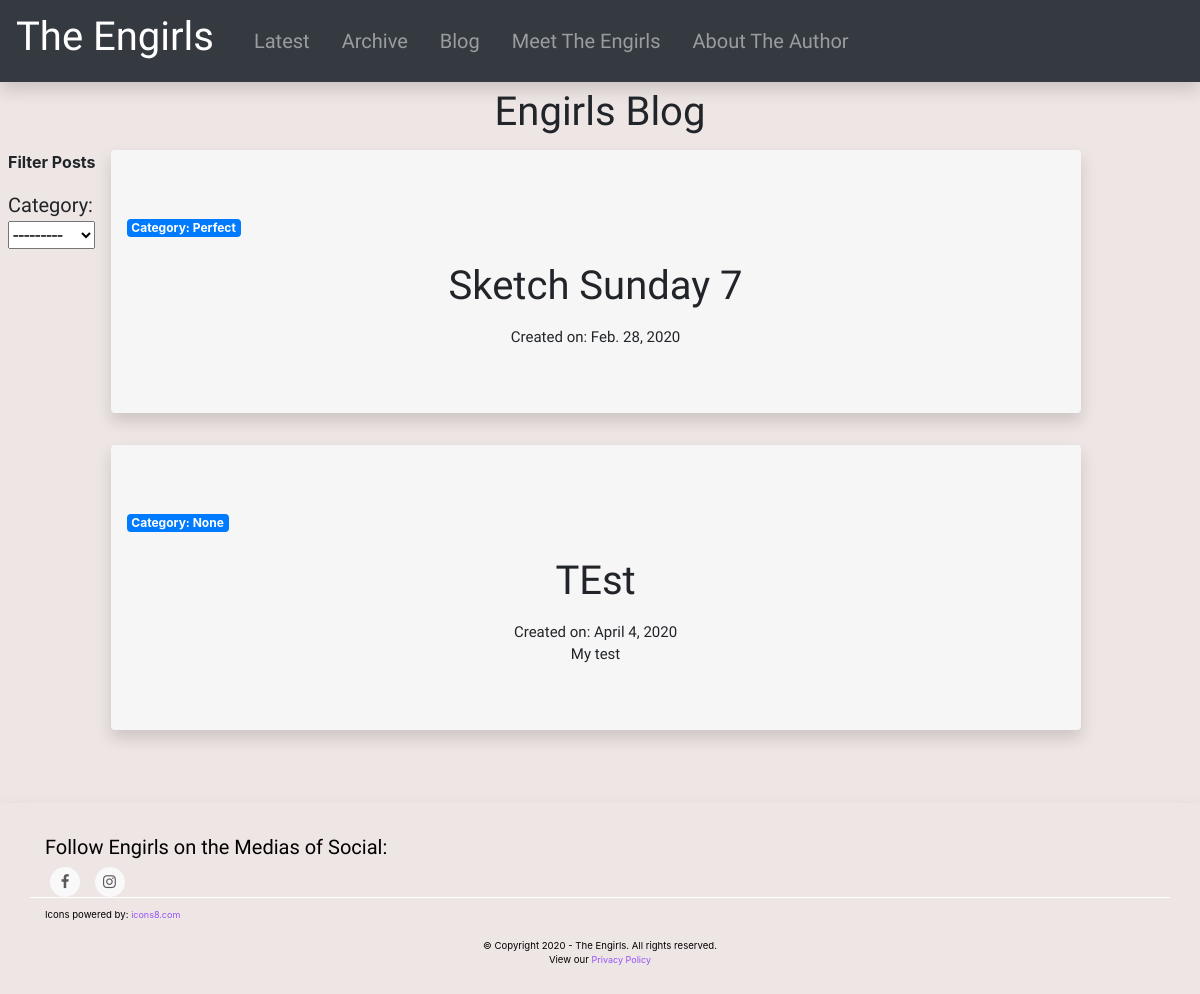
Screenshot of /blog/ with the database file from the repository.
### blog/models.py (models this page shows, shortened)
class Post(models.Model):
	title = models.CharField(max_length=144, blank=False, null=False)
	body = RichTextUploadingField()
	created_on = models.DateField(default=timezone.now)
	category = models.CharField(max_length=144, blank=True, null=True)

### blog/views.py (the view)
# urls.py: path('', views.view_posts, name = 'view_posts')
def view_posts(request):
	post_list = Post.objects.all().order_by("created_on")
	post_filter = PostFilter(request.GET, queryset=post_list)
	paginator = Paginator(post_filter.qs, settings.BLOG_POST_PAGINATION_COUNT )
	page = request.GET.get('page', 1)
	try:
		posts = paginator.page(page)
	except (PageNotAnInteger, TypeError):
		posts = paginator.page(1)
	except EmptyPage:
		posts = paginator.page(paginator.num_pages)
	return render(request, 'blog/view_posts.html', context = {'filter': post_filter, 'posts': posts, 'counter': Counter()})

### blog/filters.py (called while the page is built)
def getUniqueCategory():
	category_dicts = Post.objects.all().values_list('category').distinct()
	category_list = []
	i = 0
	for item in category_dicts:
		category_list.append((item[0],item[0]))
		i = i+1
	return category_list

### blog/templates/blog/view_posts.html (shortened to what this page needs)
{% extends "base.html" %}
{% block main_content %}
{% if posts %}
<div class = "container-fluid">
<div class = "page-header text-center engirls_font_large pb-2 title_animation"> Engirls Blog</div>
<div class = "row flex-xl-nowrap">
  <div id = "" class="pl-2 pb-4 slide_left" style = "">
    <p><b>Filter Posts</b></p>
    <div class = "">
      <div class = "engirls_font_norm">
          Category:
          <form class="form" method="GET">
            {% for field in filter.form %}
              {{ field }}
            {% endfor %}
          </form>
      </div>
    </div>
  </div>
  <div class = "col-lg-10 col-sm-12 col-md-12">
    {% for post in posts %}
           <a href = "{% url 'blog:view_post' post_pk=post.pk %}" style = "color:inherit;">
            <div class="jumbotron jumbotron-fluid shadow rounded" style = "background-color: #F7F6F6;" >
              <div class = "pl-3"><span class="badge badge-primary"> Category: {{ post.category }}</span> </div>
              <br>
              <div class = "text-center">
                  <h1 class = "engirls_font_large"><p>{{ post.title }}</p></h1>
                  <div class = "engirls_font_small"> Created on: {{ post.created_on }} </div>
                  <div class = "engirls_font_small mx-2">
                    {{ post.body|striptags|truncatewords:50 }}
                  </div>
              </div>
              </div>
          </a>
    {% endfor %}
  </div>
</div>
  <div class = "row py-3 ml-2">
  </div>
</div>
{% endif %}
{% endblock %}
{% block footer %}
    {% include "footer.html" %}
{% endblock %}

### theengirls/static/css/style.css (style rules this page uses)
.title_animation { animation: 2s ease-out 0s 1 title; }
.slide_left { animation: 1s ease-out 0s 1 slideInFromLeft; }
.theengirls_background { background-color: #EEE6E4; }
.engirls_font_small { font-family: 'Neucha', cursive; font-size: 15px; }
.engirls_font_norm { font-family: 'Neucha', cursive; font-size: 20px; }
.engirls_font_large { font-family: 'Neucha', cursive; font-size: 40px; }
.jumbotron { cursor:pointer; transition:all .4s ease-in-out; }

### rows the page displays
Post: category "Perfect", title "Sketch Sunday 7", created_on "Feb. 28, 2020"
Post: category "None", title "TEst", created_on "April 4, 2020", body "My test"
